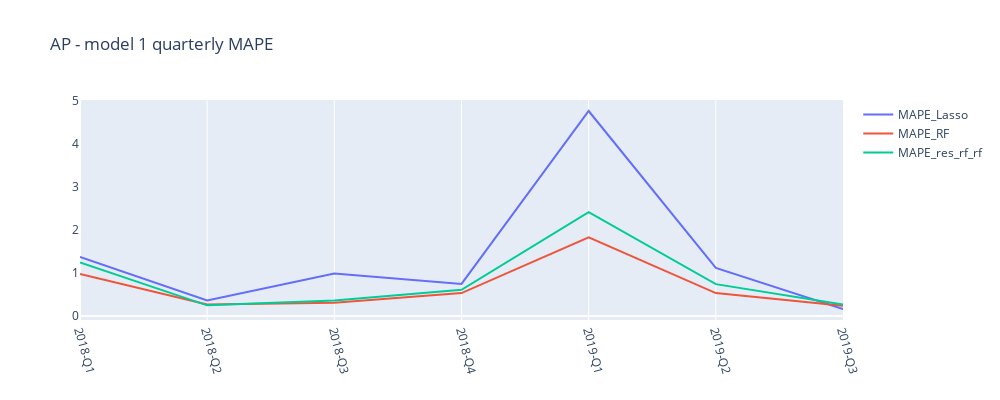
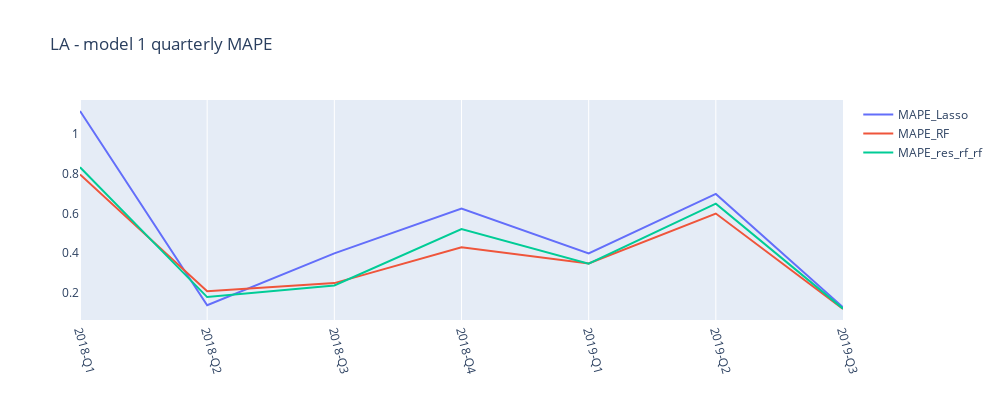
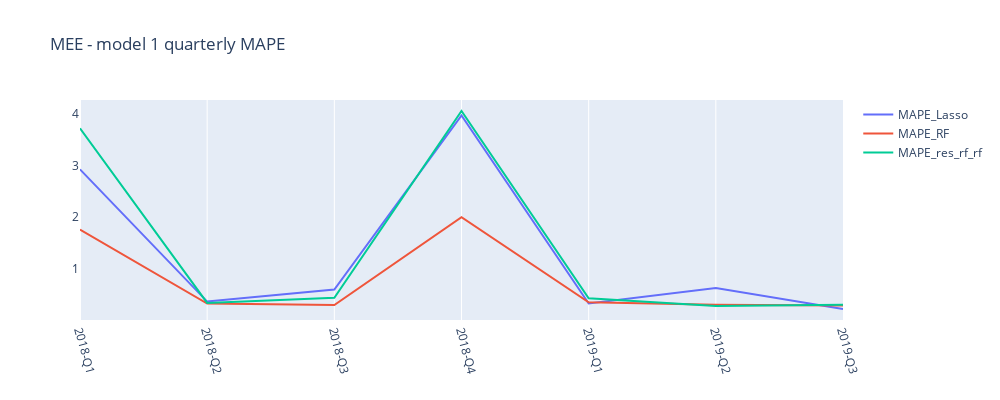
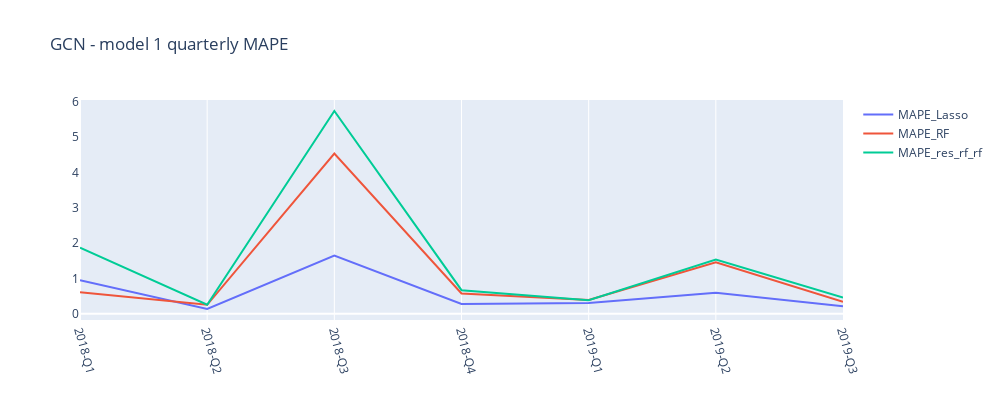

Source (notebook cell) for these figures, in order:
### Code cell
dataset = fincal_quarterly_MAPE
compares = ['MAPE_Lasso', 'MAPE_RF', 'MAPE_res_rf_rf']   #['test_y','LassoReg_Pred', 'RF_Pred']
regions = ['AP','LA','MEE','GCN','NOAM','EMNORTH', 'EMSOUTH']
quarters = ['2018-Q1','2018-Q2','2018-Q3','2018-Q4','2019-Q1','2019-Q2','2019-Q3']
title_str = 'model 1 quarterly MAPE'

visulization(dataset, compares, regions, quarters, title_str)

### Figure 1 — Plotly figure (JSON) as saved in the notebook; plotly's stock layout.template omitted (floating-point values rounded to 4 significant figures)
{"data": [{"mode": "lines", "name": "MAPE_Lasso", "type": "scatter", "x": [0, 1, 2, 3, 4, 5, 6], "y": [1.372, 0.3629, 0.9885, 0.7478, 4.763, 1.121, 0.165]}, {"mode": "lines", "name": "MAPE_RF", "type": "scatter", "x": [0, 1, 2, 3, 4, 5, 6], "y": [0.9759, 0.2676, 0.3115, 0.5349, 1.832, 0.5354, 0.2401]}, {"mode": "lines", "name": "MAPE_res_rf_rf", "type": "scatter", "x": [0, 1, 2, 3, 4, 5, 6], "y": [1.247, 0.2497, 0.3648, 0.6116, 2.413, 0.7421, 0.2692]}], "layout": {"autosize": false, "height": 400, "title": {"text": "AP - model 1 quarterly MAPE"}, "width": 1000, "xaxis": {"autorange": true, "range": [0, 6], "showticklabels": true, "tickangle": 75, "ticktext": ["2018-Q1", "2018-Q2", "2018-Q3", "2018-Q4", "2019-Q1", "2019-Q2", "2019-Q3"], "tickvals": [0, 1, 2, 3, 4, 5, 6], "type": "linear"}, "yaxis": {"autorange": true, "overlaying": "y", "range": [-0.09043, 5.019], "showgrid": false, "showticklabels": true, "side": "left", "type": "linear"}}}

### Figure 2 — Plotly figure (JSON) as saved in the notebook; plotly's stock layout.template omitted (floating-point values rounded to 4 significant figures)
{"data": [{"mode": "lines", "name": "MAPE_Lasso", "type": "scatter", "x": [0, 1, 2, 3, 4, 5, 6], "y": [1.116, 0.1363, 0.3981, 0.6237, 0.3972, 0.6978, 0.1261]}, {"mode": "lines", "name": "MAPE_RF", "type": "scatter", "x": [0, 1, 2, 3, 4, 5, 6], "y": [0.7961, 0.2072, 0.2477, 0.4289, 0.3465, 0.5989, 0.1171]}, {"mode": "lines", "name": "MAPE_res_rf_rf", "type": "scatter", "x": [0, 1, 2, 3, 4, 5, 6], "y": [0.8323, 0.1773, 0.2356, 0.5202, 0.346, 0.6488, 0.1188]}], "layout": {"autosize": false, "height": 400, "title": {"text": "LA - model 1 quarterly MAPE"}, "width": 1000, "xaxis": {"autorange": true, "range": [0, 6], "showticklabels": true, "tickangle": 75, "ticktext": ["2018-Q1", "2018-Q2", "2018-Q3", "2018-Q4", "2019-Q1", "2019-Q2", "2019-Q3"], "tickvals": [0, 1, 2, 3, 4, 5, 6], "type": "linear"}, "yaxis": {"autorange": true, "overlaying": "y", "range": [0.06162, 1.172], "showgrid": false, "showticklabels": true, "side": "left", "type": "linear"}}}

### Figure 3 — Plotly figure (JSON) as saved in the notebook; plotly's stock layout.template omitted (floating-point values rounded to 4 significant figures)
{"data": [{"mode": "lines", "name": "MAPE_Lasso", "type": "scatter", "x": [0, 1, 2, 3, 4, 5, 6], "y": [2.927, 0.3652, 0.5987, 3.971, 0.3288, 0.6282, 0.2214]}, {"mode": "lines", "name": "MAPE_RF", "type": "scatter", "x": [0, 1, 2, 3, 4, 5, 6], "y": [1.76, 0.3257, 0.2986, 1.999, 0.353, 0.3017, 0.2916]}, {"mode": "lines", "name": "MAPE_res_rf_rf", "type": "scatter", "x": [0, 1, 2, 3, 4, 5, 6], "y": [3.723, 0.339, 0.437, 4.057, 0.4283, 0.2806, 0.3043]}], "layout": {"autosize": false, "height": 400, "title": {"text": "MEE - model 1 quarterly MAPE"}, "width": 1000, "xaxis": {"autorange": true, "range": [0, 6], "showticklabels": true, "tickangle": 75, "ticktext": ["2018-Q1", "2018-Q2", "2018-Q3", "2018-Q4", "2019-Q1", "2019-Q2", "2019-Q3"], "tickvals": [0, 1, 2, 3, 4, 5, 6], "type": "linear"}, "yaxis": {"autorange": true, "overlaying": "y", "range": [0.00832, 4.27], "showgrid": false, "showticklabels": true, "side": "left", "type": "linear"}}}

### Figure 4 — Plotly figure (JSON) as saved in the notebook; plotly's stock layout.template omitted (floating-point values rounded to 4 significant figures)
{"data": [{"mode": "lines", "name": "MAPE_Lasso", "type": "scatter", "x": [0, 1, 2, 3, 4, 5, 6], "y": [0.9455, 0.133, 1.648, 0.2754, 0.3059, 0.5916, 0.2085]}, {"mode": "lines", "name": "MAPE_RF", "type": "scatter", "x": [0, 1, 2, 3, 4, 5, 6], "y": [0.6071, 0.2516, 4.536, 0.5733, 0.3909, 1.456, 0.3352]}, {"mode": "lines", "name": "MAPE_res_rf_rf", "type": "scatter", "x": [0, 1, 2, 3, 4, 5, 6], "y": [1.869, 0.2535, 5.74, 0.6659, 0.3815, 1.535, 0.4609]}], "layout": {"autosize": false, "height": 400, "title": {"text": "GCN - model 1 quarterly MAPE"}, "width": 1000, "xaxis": {"autorange": true, "range": [0, 6], "showticklabels": true, "tickangle": 75, "ticktext": ["2018-Q1", "2018-Q2", "2018-Q3", "2018-Q4", "2019-Q1", "2019-Q2", "2019-Q3"], "tickvals": [0, 1, 2, 3, 4, 5, 6], "type": "linear"}, "yaxis": {"autorange": true, "overlaying": "y", "range": [-0.1785, 6.052], "showgrid": false, "showticklabels": true, "side": "left", "type": "linear"}}}
